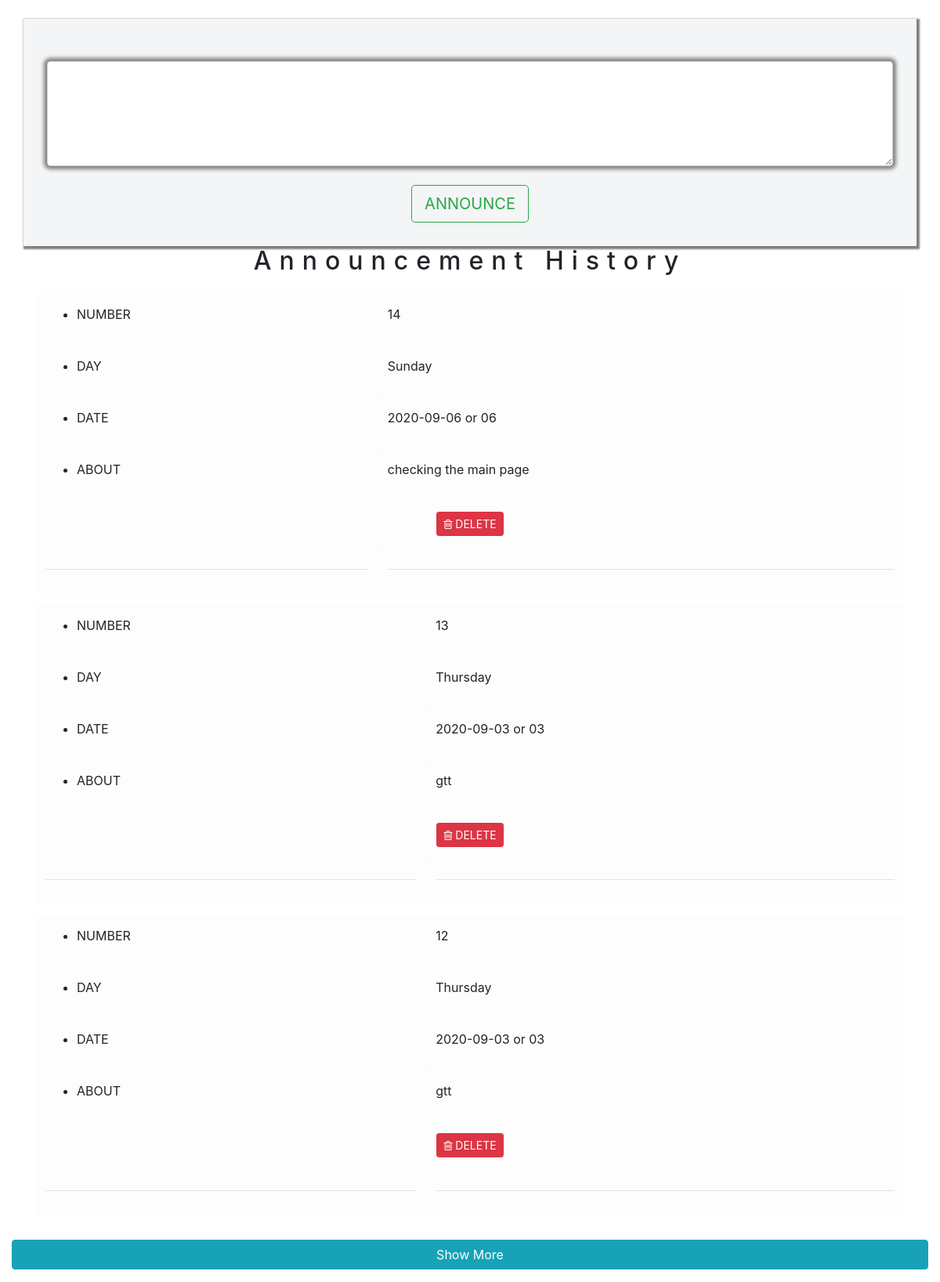
Page /suhas.php on the committed database.
### tables this page shows
CREATE TABLE `announcement` (
  `day` varchar(255) NOT NULL,
  `date1` date NOT NULL,
  `text` text NOT NULL,
  `announce_id` int(255) NOT NULL
);

### suhas.php (the view, shortened to what this page needs)
<?php
include("process.php");
?>
<!DOCTYPE html>
<html lang="en">
<head>
</head>
 <link rel="stylesheet" href="https://stackpath.bootstrapcdn.com/bootstrap/4.5.0/css/bootstrap.min.css">
<link rel="stylesheet" href="https://cdnjs.cloudflare.com/ajax/libs/font-awesome/4.7.0/css/font-awesome.min.css">
<body>
<div class="container-fluid whole">
<div class="container mt-4">
  <div class="row">
    <div class="col-12 textareacol" style=" background-color:#F3F5F6;">
    <form action='' method='post'>
     <textarea class="form-control mt-4" name="textarea1"  id="text"></textarea></br>
     <center><button class="btn btn-outline-success btn-lg" name="submit">ANNOUNCE</button></center>
     </form>
       </div>
       </div>
     </div>
     <center><h2  style="letter-spacing:10px;">Announcement History</h2></center>
     <div class="row announce">
       <div class="col-12 mt-3" id="show">
        <?php
          $sl="select * from announcement order by announce_id desc limit 3";
          $result=mysqli_query($conn,$sl) or die(mysqli_error($conn));
          while($row=mysqli_fetch_array($result))
          {
              ?> <div class="container">
              <div class="table-responsive">
              <table class="table table-light table-bordered table table-md">
            <thead>
              <tr><td scope="col"><ul> <li>NUMBER</li></ul></td><td scope="col"><?php echo $row['announce_id'];?> </td></tr>
              <tr><td scope="col"><ul> <li>DAY</li></ul></td><td scope="col"><?php echo $row['day'];?> </td></tr>
              <tr><td scope="col"><ul> <li>DATE</li></ul></td><td scope="col"><?php echo $row['date1'];?> or <?php $on=substr($row['date1'],8,10); echo $on;?></td></tr>
              <tr><td scope="col"><ul> <li>ABOUT</li></ul></td><td scope="col"><?php echo $row['text'];?></td></tr>
             <tr><td colspan='2'><center><button class='btn btn-danger btn-sm' ><a href='deleteannounce.php?id=<?php echo $row['announce_id']; ?>'><i class='fa fa-trash-o'></i>&nbsp;DELETE</button></a></center></td><tr>
              <tr><td><hr></td><td><hr></td></tr>
               </thead>
              </table>
             </div>
             </div>
              <?php
          }
      ?>
       </div>
   <div class="col-12 mt-3 mb-3" ><center><button id="display" class='btn btn-info btn-block'>Show More</button></center></div>
     </div>
  </div>
</body>
</html>

### suhas.php (style rules this page uses)
#text { padding-left:30px; font-size:40px; box-shadow:0px 0px 5px 4px grey; }
.textareacol { box-shadow:2px 2px 2px 2px grey; padding:30px; }
#show button >a:link { color:#ffffff; text-decoration:none; }

### rows in the picture
announcement: announce_id "14", day "Sunday", date1 "2020-09-06", date1 "06", text "checking the main page"
announcement: announce_id "13", day "Thursday", date1 "2020-09-03", date1 "03", text "gtt"
announcement: announce_id "12", day "Thursday", date1 "2020-09-03", date1 "03", text "gtt"
